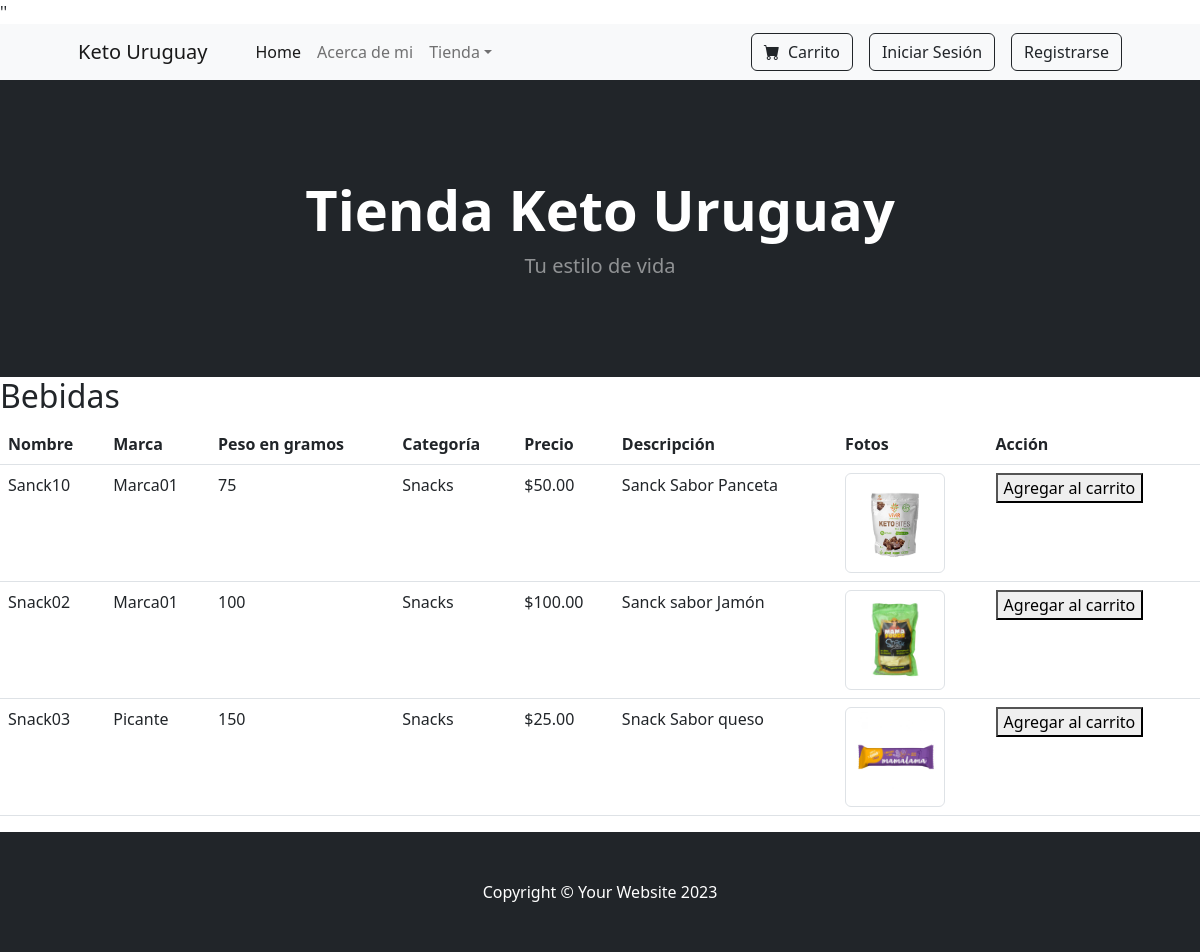
Page /AppKeto/categoria_snacks/ on the committed database.
### AppKeto/models.py (models this page shows, shortened)
class Producto(models.Model):
    nombre = models.CharField(max_length=100)
    marca = models.CharField(max_length=50)
    peso_gramos = models.PositiveIntegerField()
    categoria = models.ForeignKey(Categoria, on_delete=models.CASCADE)
    precio = models.DecimalField(max_digits=10, decimal_places=2)
    descripcion = models.TextField()
    fotos = models.ImageField(null=True, blank=True, upload_to="productos")

class Categoria(models.Model):
    nombre = models.CharField(max_length=100)
    def __str__(self):
        return self.nombre

### AppKeto/views.py (the view)
# urls.py: path('categoria_snacks/', views.categoria_snacks, name='categoria_snacks'),
def categoria_snacks(request):
    productos = Producto.objects.filter(categoria__nombre='Snacks')
    return render(request, 'categoria_snacks.html', {'productos': productos})

### AppKeto/templates/categoria_snacks.html (shortened to what this page needs)
{% extends "padre.html" %}
{% load static %}
{% block content %}
  <h2>Bebidas</h2>
  <table class="table">
    <thead>
      <tr>
        <th scope="col">Nombre</th>
        <th scope="col">Marca</th>
        <th scope="col">Peso en gramos</th>
        <th scope="col">Categoría</th>
        <th scope="col">Precio</th>
        <th scope="col">Descripción</th>
        <th scope="col">Fotos</th>
        <th scope="col">Acción</th>
      </tr>
    </thead>
    <tbody>
      {% for producto in productos %}
      <tr class="producto-card">
        <td>{{ producto.nombre }}</td>
        <td>{{ producto.marca }}</td>
        <td>{{ producto.peso_gramos }}</td>
        <td>{{ producto.categoria }}</td>
        <td>${{ producto.precio|floatformat:"2" }}</td>
        <td>{{ producto.descripcion }}</td>
        <td><a href="{% url 'detalle_producto' producto.pk %}"><img src="{{ producto.fotos.url }}" alt="{{ producto.nombre }}" class="img-thumbnail" width="100"></a></td>
        <td>
          <button>Agregar al carrito</button>
        </td>
      </tr>
      {% empty %}
      <tr>
        <td colspan="8">No hay productos en esta categoría.</td>
      </tr>
      {% endfor %}
    </tbody>
  </table>
{% endblock %}

### rows in the picture
Producto: nombre "Sanck10", marca "Marca01", peso_gramos "75", categoria "Snacks", precio "50.00", descripcion "Sanck Sabor Panceta", fotos (picture)
Producto: nombre "Snack02", marca "Marca01", peso_gramos "100", categoria "Snacks", precio "100.00", descripcion "Sanck sabor Jamón", fotos (picture)
Producto: nombre "Snack03", marca "Picante", peso_gramos "150", categoria "Snacks", precio "25.00", descripcion "Snack Sabor queso", fotos (picture)
